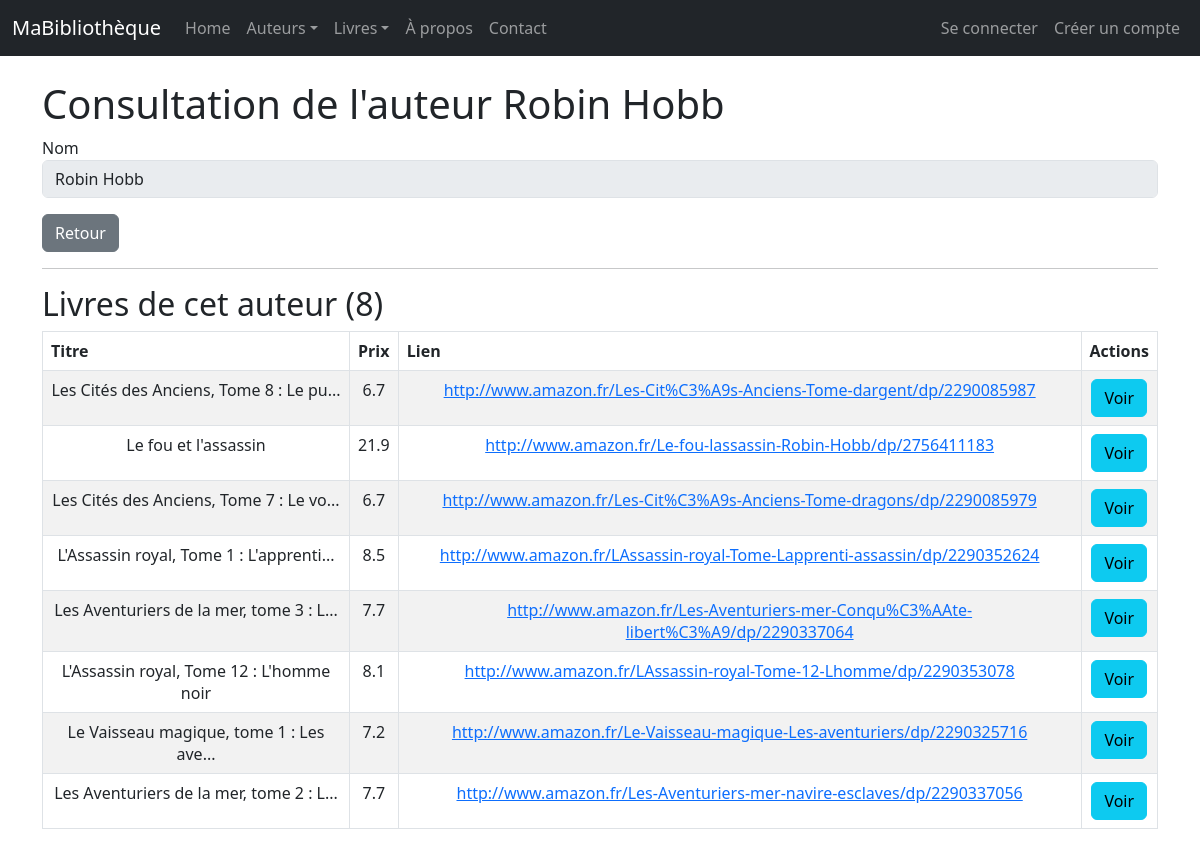
Page /auteurs/4/view/ on the committed database.
### monApp/models.py (models this page shows, shortened)
class Auteur(db.Model):
    idA = db.Column( db.Integer, primary_key=True )
    Nom = db.Column(db.String(100), unique=True)

class Livre(db.Model):
    idL = db.Column( db.Integer, primary_key = True)
    Prix = db.Column( db.Integer)
    Titre = db.Column( db.String(255))
    Url = db.Column( db.String(255))
    Img = db.Column( db.String(255))
    auteur_id = db.Column (db.Integer , db.ForeignKey ("auteur.idA") )
    auteur = db.relationship ("Auteur", backref =db.backref ("livres", lazy="dynamic") )

### monApp/views.py (the view)
@app.route('/auteurs/<idA>/view/')
def viewAuteur(idA):
    unAuteur = Auteur.query.get_or_404(idA)
    unForm = FormAuteur(obj=unAuteur)
    return render_template("auteur_view.html",selectedAuteur=unAuteur, viewForm=unForm)

### monApp/forms.py
class FormAuteur(FlaskForm):
    idA=HiddenField('idA')
    Nom = StringField ('Nom', validators =[DataRequired()])

### monApp/templates/auteur_view.html (shortened to what this page needs)
{% extends "base.html" %}
{% block main %}
<h1 >Consultation de l'auteur {{ selectedAuteur.Nom }}</h1>
<form role="form" method="POST" action="">
    <div class="form-group mb-3">
        {{ viewForm.Nom.label }}
        {{ viewForm.Nom(size=50, disabled=True, class_="form-control") }}
    </div>
    <a href="{{ url_for('getAuteurs') }}" class="btn btn-secondary">Retour</a>
</form >
<hr>
<h2>Livres de cet auteur ({{ selectedAuteur.livres.count() }})</h2>
{% if selectedAuteur.livres.count() > 0 %}
    <table class="table table-striped table-bordered table-hover">
        <thead>
            <tr>
                <th>Titre</th>
                <th>Prix</th>
                <th>Lien</th>
                <th>Actions</th>
            </tr>
        </thead>
        <tbody>
        {% for livre in selectedAuteur.livres %}
            <tr>
                <td>{{livre.Titre}}</td>
                <td>{{livre.Prix}}</td>
                <td><a href="{{livre.Url}}" target="_blank">{{livre.Url}}</a></td>
                <td><a href="{{ url_for('viewLivre', idL=livre.idL) }}" class="btn btn-info">Voir</a></td>
            </tr>
        {% endfor %}
        </tbody>
    </table>
{% else %}
    <p>Cet auteur n'a aucun livre dans notre base de données.</p>
{% endif %}
{% endblock %}

### monApp/templates/base.html (shortened to what this page needs)
<html>
<head>
    <link rel="stylesheet" href="{{ url_for('static', filename='css/style.css') }}">
    <link href="https://cdn.jsdelivr.net/npm/bootstrap@5.3.0/dist/css/bootstrap.min.css" rel="stylesheet">
</head>
<body>
    {% block navbar %}
    <nav class="navbar navbar-expand-md navbar-dark bg-dark fixed-top">
        <div class="container-fluid">
            <a class="navbar-brand">MaBibliothèque</a>
            <div class="collapse navbar-collapse" id="mainNavbar">
                <ul class="navbar-nav me-auto mb-2 mb-md-0">
                    <li class="nav-item">
                        <a class="nav-link" href="{{ url_for('index') }}">Home</a>
                    </li>
                    <li class="nav-item dropdown">
                        <a class="nav-link dropdown-toggle" href="#" id="auteursDropdown" role="button" data-bs-toggle="dropdown" aria-expanded="false">Auteurs</a>
                    </li>
                    <li class="nav-item dropdown">
                        <a class="nav-link dropdown-toggle" href="#" id="livresDropdown" role="button" data-bs-toggle="dropdown" aria-expanded="false">Livres</a>
                    </li>
                    <li class="nav-item">
                        <a class="nav-link" href="{{ url_for('about') }}">À propos</a>
                    </li>
                    <li class="nav-item">
                        <a class="nav-link" href="{{ url_for('contact') }}">Contact</a>
                    </li>
                </ul>
                <ul class="nav navbar-nav navbar-right">
                    {% if current_user.is_authenticated %}
                        <a class="navbar-brand"><em>Vous êtes connecté <strong>{{ current_user.Login}}</strong></em></a>
                        <li class="nav-item"><a class="nav-link" href="{{ url_for ('logout') }}">Déconnexion</a></li >
                    {% else %}
                        <li class="nav-item"><a class="nav-link" href="{{ url_for ('login') }}">Se connecter</a></li >
                        <li class="nav-item"><a class="nav-link" href="{{ url_for ('signin') }}">Créer un compte</a></li >
                    {% endif %}
                </ul>
            </div>
        </div>
    </nav>
    {% endblock %}
    {% block content %}
    <main id="main" role="main" class="container">
        {% block main %}{% endblock %}
    </main>
    {% endblock %}
</body>
</html>

### monApp/static/css/style.css (style rules this page uses)
h1 { color: red; }
td,th { padding: 0.5 em; text-align: center; border-collapse: initial; border: thin solid black; }
#main { margin-top: 5em; }
body { font-family: sans-serif; }

### rows in the picture
Auteur: Nom "Robin Hobb"
Livre: Titre "Les Cités des Anciens, Tome 8 : Le pu...", Prix "6.7", Url "http://www.amazon.fr/Les-Cit%C3%A9s-Anciens-Tome-dargent/dp/2290085987"
Livre: Titre "Le fou et l'assassin", Prix "21.9", Url "http://www.amazon.fr/Le-fou-lassassin-Robin-Hobb/dp/2756411183"
Livre: Titre "Les Cités des Anciens, Tome 7 : Le vo...", Prix "6.7", Url "http://www.amazon.fr/Les-Cit%C3%A9s-Anciens-Tome-dragons/dp/2290085979"
Livre: Titre "L'Assassin royal, Tome 1 : L'apprenti...", Prix "8.5", Url "http://www.amazon.fr/LAssassin-royal-Tome-Lapprenti-assassin/dp/2290352624"
Livre: Titre "Les Aventuriers de la mer, tome 3 : L...", Prix "7.7", Url "http://www.amazon.fr/Les-Aventuriers-mer-Conqu%C3%AAte-libert%C3%A9/dp/2290337064"
Livre: Titre "L'Assassin royal, Tome 12 : L'homme noir", Prix "8.1", Url "http://www.amazon.fr/LAssassin-royal-Tome-12-Lhomme/dp/2290353078"
Livre: Titre "Le Vaisseau magique, tome 1 : Les ave...", Prix "7.2", Url "http://www.amazon.fr/Le-Vaisseau-magique-Les-aventuriers/dp/2290325716"
Livre: Titre "Les Aventuriers de la mer, tome 2 : L...", Prix "7.7", Url "http://www.amazon.fr/Les-Aventuriers-mer-navire-esclaves/dp/2290337056"

### other values in the picture
{{ viewForm.Nom.label }} "Nom"
{{ selectedAuteur.livres.count() }} "8"
